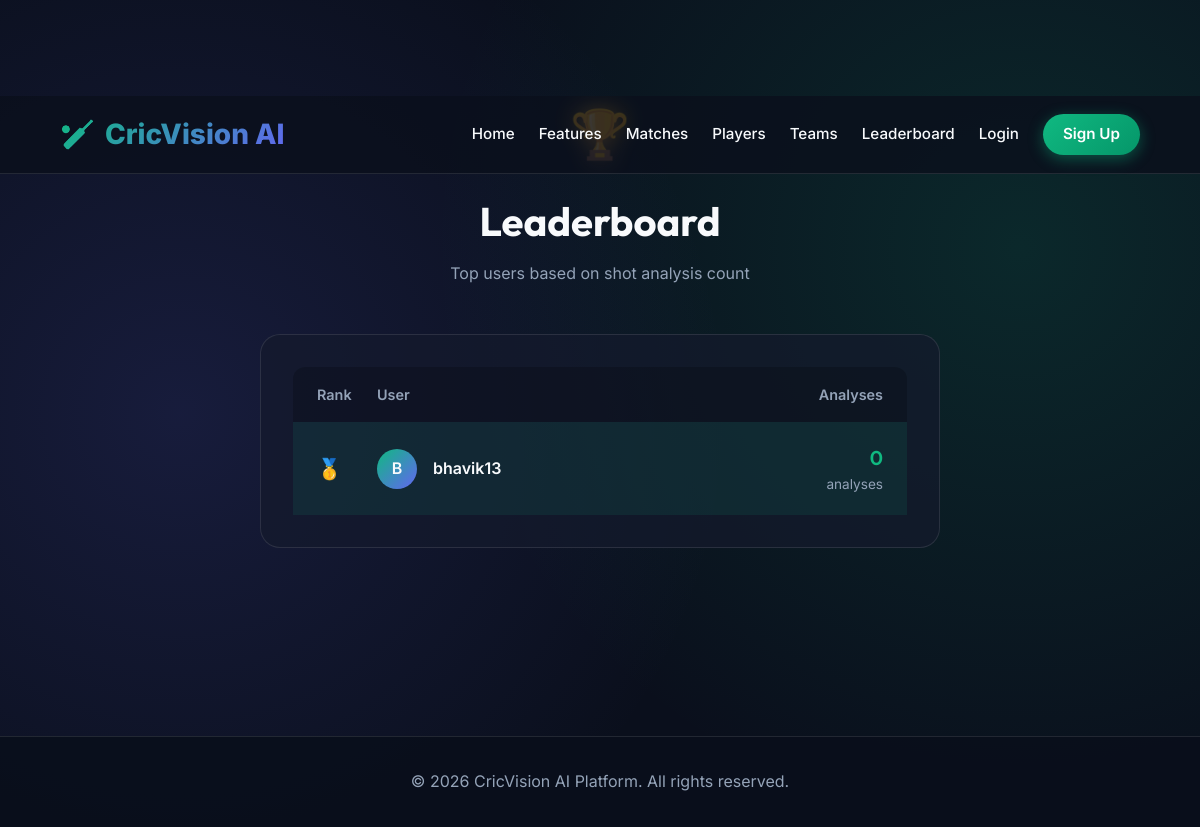
The app's page /leaderboard, older data.
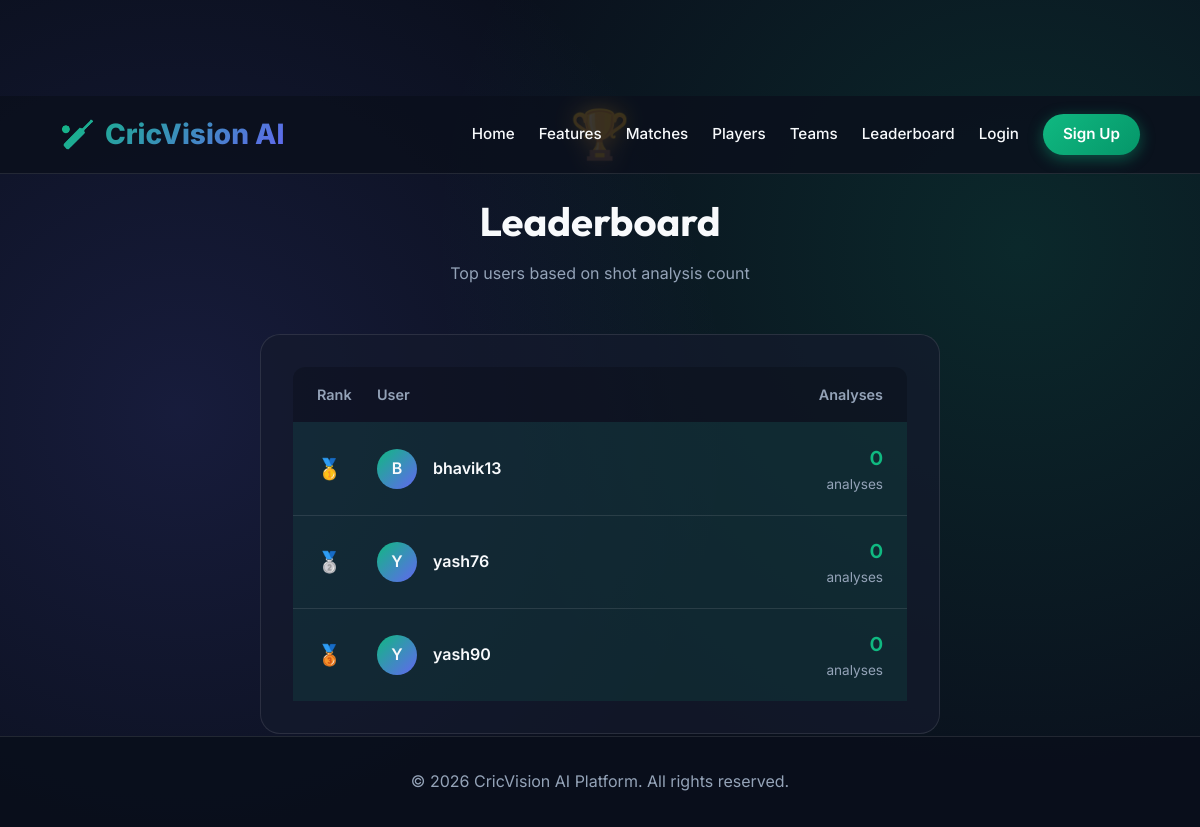
The same page, newer data.
### app.py (models this page shows)
class User(db.Model):
    id = db.Column(db.Integer, primary_key=True)
    username = db.Column(db.String(80), unique=True, nullable=False)
    email = db.Column(db.String(120), unique=True, nullable=False)
    mobile = db.Column(db.String(15), unique=True, nullable=False)
    password_hash = db.Column(db.String(256), nullable=False)
    created_at = db.Column(db.DateTime, default=datetime.utcnow)
    analyses_count = db.Column(db.Integer, default=0)
    is_active = db.Column(db.Boolean, default=True)
    is_verified = db.Column(db.Boolean, default=False)
    verification_token = db.Column(db.String(64), unique=True, nullable=True)

### app.py (the view)
@app.route('/leaderboard')
def leaderboard():
    top_users = User.query.order_by(User.analyses_count.desc()).limit(20).all()
    return render_template('leaderboard.html', users=top_users)

### app.py (called while the page is built)
@app.context_processor
def inject_user():
    return dict(logged_in='username' in session, username=session.get('username'))

### templates/leaderboard.html (shortened to what this page needs)
{% extends "base.html" %}
{% block content %}
<div class="leaderboard-container">
    <div class="page-title">
        <div class="trophy-icon">🏆</div>
        <h1>Leaderboard</h1>
        <p>Top users based on shot analysis count</p>
    </div>
    {% if users %}
    <div class="leaderboard-card">
        <div class="leaderboard-header">
            <span>Rank</span>
            <span>User</span>
            <span style="text-align: right;">Analyses</span>
        </div>
        {% for user in users %}
        <div class="leaderboard-item {% if loop.index <= 3 %}top-3{% endif %}">
            <div class="rank {% if loop.index == 1 %}gold{% elif loop.index == 2 %}silver{% elif loop.index == 3 %}bronze{% endif %}">
                {% if loop.index == 1 %}🥇{% elif loop.index == 2 %}🥈{% elif loop.index == 3 %}🥉{% else %}{{ loop.index }}{% endif %}
            </div>
            <div class="user-info">
                <div class="user-avatar">
                    {{ user.username[0]|upper }}
                </div>
                <span class="username">{{ user.username }}</span>
            </div>
            <div style="text-align: right;">
                <div class="analyses-count">{{ user.analyses_count }}</div>
                <div class="analyses-label">analyses</div>
            </div>
        </div>
        {% endfor %}
    </div>
    {% else %}
    <div class="no-users">
        <p>No users yet. Be the first to analyze some shots!</p>
    </div>
    {% endif %}
</div>
{% endblock %}

### templates/base.html (shortened to what this page needs)
<!DOCTYPE html>
<html lang="en">
<head>
</head>
<body class="fade-in">
    <header>
        <div class="logo">
            <span>🏏</span> CricVision AI
        </div>
<nav>
            <a href="{{ url_for('index') }}">Home</a>
            <a href="{{ url_for('features') }}">Features</a>
            <a href="{{ url_for('matches') }}">Matches</a>
            <a href="{{ url_for('players') }}">Players</a>
            <a href="{{ url_for('teams') }}">Teams</a>
            <a href="{{ url_for('leaderboard') }}">Leaderboard</a>
            {% if logged_in %}
            <a href="{{ url_for('dashboard') }}">Dashboard</a>
            <a href="{{ url_for('history') }}">History</a>
            <a href="{{ url_for('settings') }}">Settings</a>
            <a href="{{ url_for('profile') }}"
                style="color: var(--accent-primary); text-decoration: none; font-weight: 500;">Hi, {{ username }}</a>
            <a href="{{ url_for('logout') }}" class="nav-btn"
                style="background: rgba(255,255,255,0.1); box-shadow: none;">Logout</a>
            {% else %}
            <a href="{{ url_for('login') }}">Login</a>
            <a href="{{ url_for('signup') }}" class="nav-btn">Sign Up</a>
            {% endif %}
        </nav>
    </header>
    <main>
        {% block content %}{% endblock %}
    </main>
    <footer>
        <p>&copy; 2026 CricVision AI Platform. All rights reserved.</p>
    </footer>
</body>
</html>

### templates/base.html (style rules this page uses)
:root { --bg-base: #0a0f1c; --bg-panel: rgba(20, 27, 45, 0.7); --accent-primary: #10b981; --accent-secondary: #6366f1; --accent-glow: rgba(16, 185, 129, 0.4); --text-main: #f8fafc; --text-muted: #94a3b8; --border-color: rgba(255, 255, 255, 0.1); }
* { margin: 0; padding: 0; box-sizing: border-box; }
html { scroll-behavior: smooth; scroll-padding-top: 100px; }
body { font-family: 'Inter', sans-serif; background-color: var(--bg-base); color: var(--text-main); line-height: 1.6; overflow-x: hidden; background-image: radial-gradient(circle at 15% 50%, rgba(99, 102, 241, 0.15) 0%, transparent 50%), radial-gradient(circle at 85% 30%, rgba(16, 185, 129, 0.15) 0%, transparent 50%); }
h1, h2, h3, h4 { font-family: 'Outfit', sans-serif; }
header { background: rgba(10, 15, 28, 0.8); backdrop-filter: blur(12px); -webkit-backdrop-filter: blur(12px); border-bottom: 1px solid var(--border-color); padding: 1rem 5%; display: flex; justify-content: space-between; align-items: center; position: fixed; width: 100%; top: 0; z-index: 1000; }
.logo { font-size: 1.75rem; font-weight: 800; background: linear-gradient(135deg, var(--accent-primary), var(--accent-secondary)); -webkit-background-clip: text; -webkit-text-fill-color: transparent; display: flex; align-items: center; gap: 10px; }
nav { display: flex; align-items: center; gap: 1.5rem; }
nav a, nav span { color: var(--text-main); text-decoration: none; font-weight: 500; transition: all 0.3s ease; font-size: 0.95rem; }
.nav-btn { background: linear-gradient(135deg, var(--accent-primary), #059669); padding: 0.5rem 1.25rem; border-radius: 50px; color: white !important; font-weight: 600; box-shadow: 0 4px 15px var(--accent-glow); }
footer { background: rgba(10, 15, 28, 0.95); border-top: 1px solid var(--border-color); color: var(--text-muted); text-align: center; padding: 2rem; }
.fade-in { animation: fadeInPage 0.5s ease-out forwards; }
main { min-height: 80vh; }

### templates/leaderboard.html (style rules this page uses)
.leaderboard-container { max-width: 800px; margin: 6rem auto 4rem; padding: 0 5%; }
.page-title { text-align: center; margin-bottom: 3rem; }
.page-title h1 { font-size: 2.5rem; margin-bottom: 0.5rem; }
.page-title p { color: var(--text-muted); }
.leaderboard-card { background: var(--bg-panel); border: 1px solid var(--border-color); border-radius: 20px; padding: 2rem; overflow: hidden; }
.leaderboard-header { display: grid; grid-template-columns: 60px 1fr 150px; padding: 1rem 1.5rem; background: rgba(0, 0, 0, 0.2); border-radius: 12px 12px 0 0; font-weight: 600; color: var(--text-muted); font-size: 0.9rem; }
.leaderboard-item { display: grid; grid-template-columns: 60px 1fr 150px; padding: 1.2rem 1.5rem; border-bottom: 1px solid var(--border-color); align-items: center; transition: all 0.3s ease; }
.leaderboard-item:last-child { border-bottom: none; }
.leaderboard-item.top-3 { background: rgba(16, 185, 129, 0.1); }
.rank { font-size: 1.25rem; font-weight: 700; font-family: 'Outfit', sans-serif; }
.rank.gold { color: #FFD700; }
.rank.silver { color: #C0C0C0; }
.rank.bronze { color: #CD7F32; }
.user-info { display: flex; align-items: center; gap: 1rem; }
.user-avatar { width: 40px; height: 40px; border-radius: 50%; background: linear-gradient(135deg, var(--accent-primary), var(--accent-secondary)); display: flex; align-items: center; justify-content: center; font-weight: 600; }
.username { font-weight: 600; font-size: 1rem; }
.analyses-count { font-family: 'Outfit', sans-serif; font-size: 1.25rem; font-weight: 600; color: var(--accent-primary); }
.analyses-label { font-size: 0.85rem; color: var(--text-muted); }
.trophy-icon { font-size: 3rem; margin-bottom: 1rem; }

Row changes from the older to the newer data that the page shows:
added User: username "Y", username "yash76", analyses_count "0"
added User: username "Y", username "yash90", analyses_count "0"
